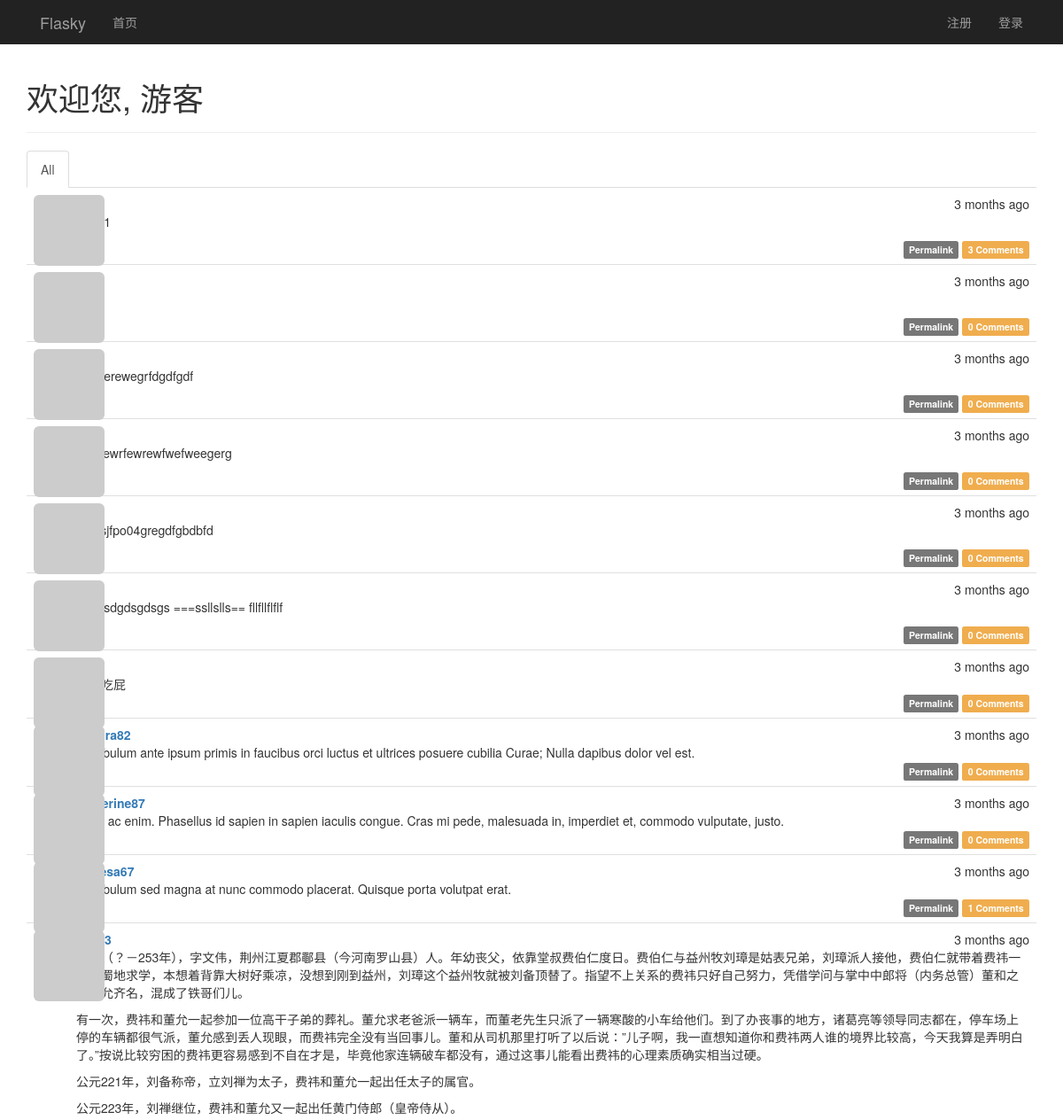
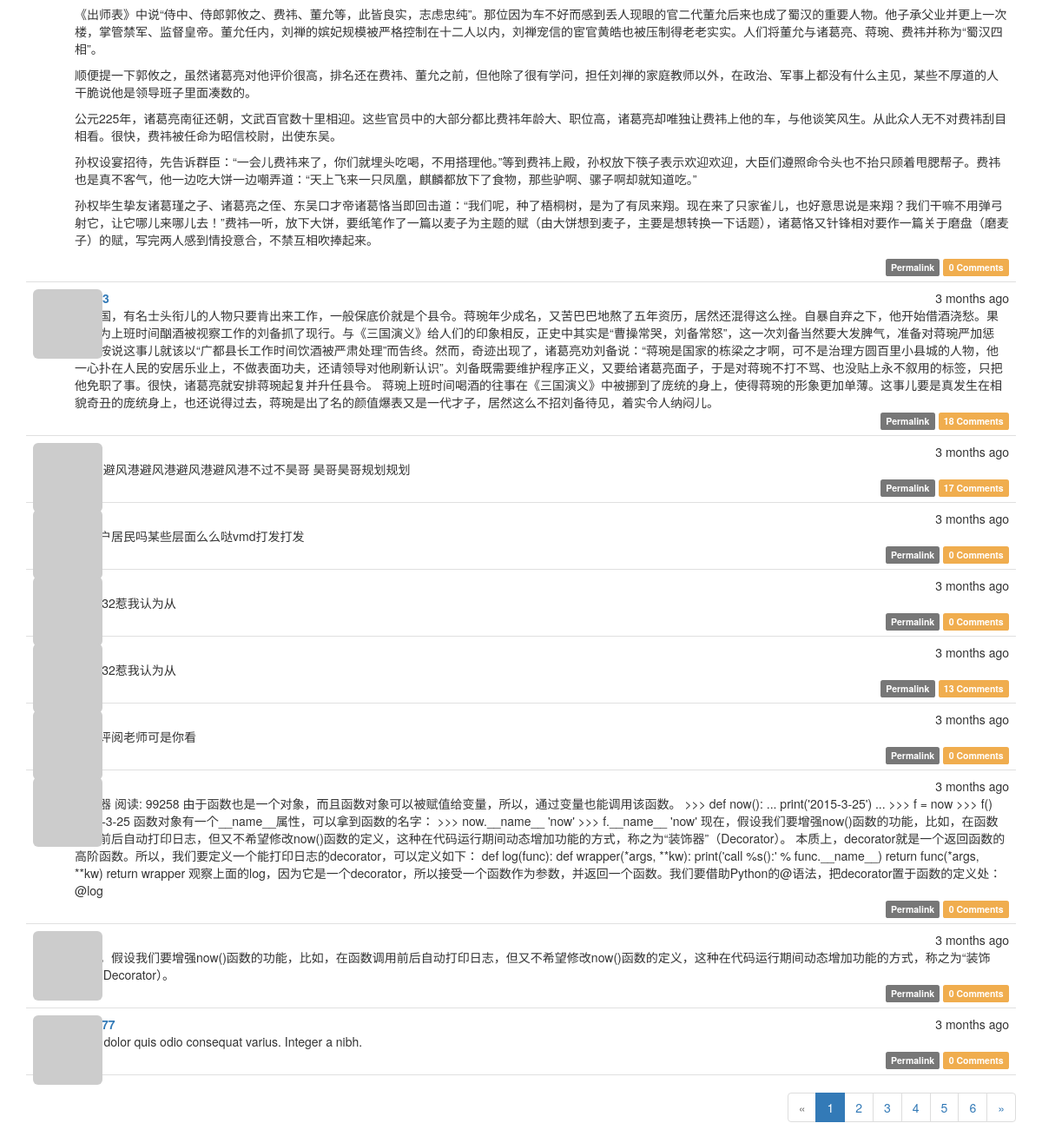
The app's page /, older data (2 pictures, top to bottom).
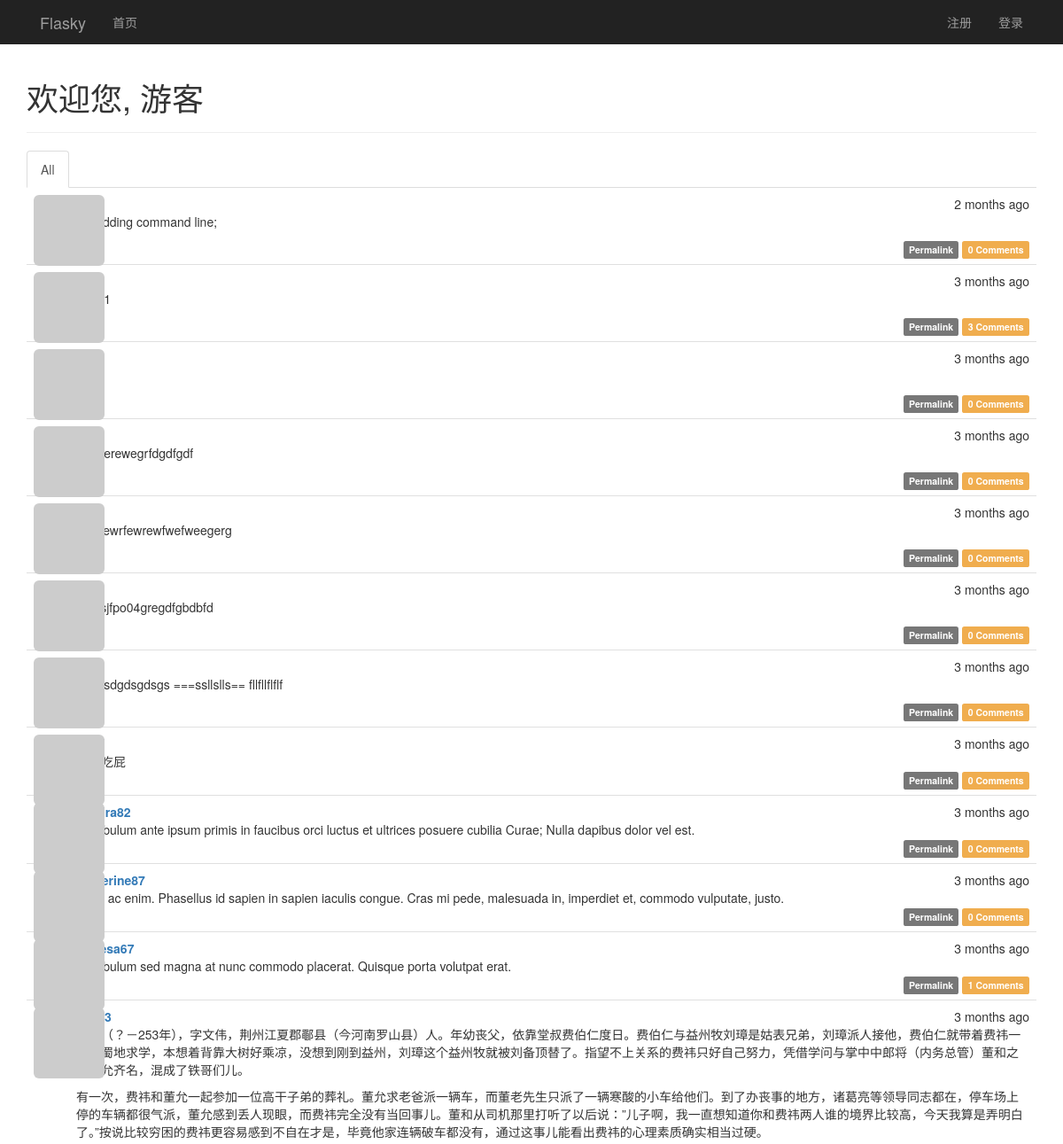
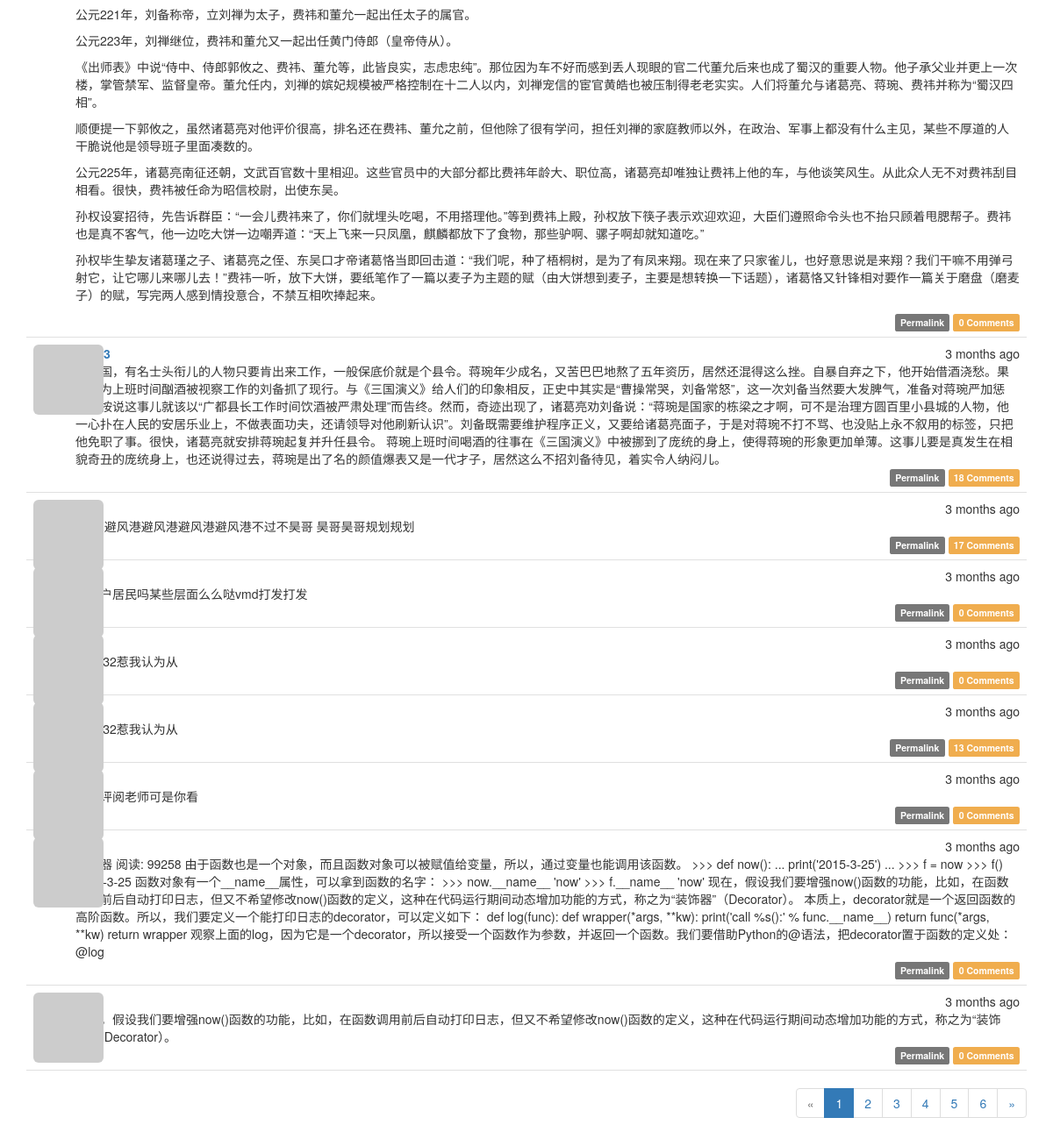
The same page, newer data (2 pictures, top to bottom).
### app/models.py (models this page shows, shortened)
class Post(db.Model):
    __tablename__ = 'posts'
    id = db.Column(db.Integer, primary_key=True)
    body = db.Column(db.Text)
    body_html = db.Column(db.Text)
    timestamp = db.Column(db.DateTime, index=True, default=datetime.utcnow)
    author_id = db.Column(db.Integer, db.ForeignKey('users.id'))
    comments = db.relationship('Comment', backref='post', lazy='dynamic')

class User(UserMixin, db.Model):
    __tablename__ = 'users'
    id = db.Column(db.Integer, primary_key=True)
    email = db.Column(db.String(64), unique=True, index=True)
    username = db.Column(db.String(64), unique=True, index=True)
    password_hash = db.Column(db.String(128))
    confirmed = db.Column(db.Boolean, default=False)
    role_id = db.Column(db.Integer, db.ForeignKey('roles.id'))
    name = db.Column(db.String(64))
    location = db.Column(db.String(64))
    about_me = db.Column(db.TEXT())
    member_since = db.Column(db.DateTime(), default=datetime.utcnow)
    last_seen = db.Column(db.DateTime(), default=datetime.utcnow)
    avatar_hash = db.Column(db.String(32))
    ''' 查询用户写的文章,SQL:
    SELECT
        posts.id AS posts_id,
        posts.body AS posts_body,
        posts.body_html AS posts_body_html,
        posts.timestamp AS posts_timestamp,
        posts.author_id AS posts_author_id
    FROM
        posts
    WHERE
        posts.author_id = 2
    '''
    posts = db.relationship('Post', backref='author', lazy='dynamic')
    """follower_id表示关注者， followed_id表示被关注者
        查询被关注者，select * from follows  LEFT JOIN users on follower_id = id where follower_id=2
    SELECT
        follows.follower_id AS follows_follower_id,
        follows.followed_id AS follows_followed_id,
        follows.timestamp AS follows_timestamp,
        users_1.id AS users_1_id,
        users_1.email AS users_1_email,
        users_1.username AS users_1_username,
        users_1.password_hash AS users_1_password_hash,
        users_1.confirmed AS users_1_confirmed,
        users_1.role_id AS users_1_role_id,
        users_1.name AS users_1_name,
        users_1.location AS users_1_location,
        users_1.about_me AS users_1_about_me,
        users_1.member_since AS users_1_member_since,
        users_1.last_seen AS users_1_last_seen,
        users_1.avatar_hash AS users_1_avatar_hash,
        users_2.id AS users_2_id,
        users_2.email AS users_2_email,
        users_2.username AS users_2_username,
        users_2.password_hash AS users_2_password_hash,
        users_2.confirmed AS users_2_confirmed,
        users_2.role_id AS users_2_role_id,
        users_2.name AS users_2_name,
        users_2.location AS users_2_location,
        users_2.about_me AS users_2_about_me,
        users_2.member_since AS users_2_member_since,
        users_2.last_seen AS users_2_last_seen,
        users_2.avatar_hash AS users_2_avatar_hash
    FROM
        follows
    LEFT OUTER JOIN users AS users_1 ON users_1.id = follows.follower_id
    LEFT OUTER JOIN users AS users_2 ON users_2.id = follows.followed_id
    WHERE
        follows.follower_id = 2;
    """
    followed = db.relationship('Follow', foreign_keys=[Follow.follower_id],
                               backref=db.backref('follower', lazy='joined'),
                               lazy='dynamic',
                               cascade='all, delete-orphan')
    """ 查询关注者， select * from follows  LEFT JOIN users on followed_id = id where followed_id=3
        users_1：关注者表
        users_2：被关注者表
    SELECT
        follows.follower_id AS follows_follower_id,
        follows.followed_id AS follows_followed_id,
        follows.timestamp AS follows_timestamp,
        users_1.id AS users_1_id,
        users_1.email AS users_1_email,
        users_1.username AS users_1_username,
        users_1.password_hash AS users_1_password_hash,
        users_1.confirmed AS users_1_confirmed,
        users_1.role_id AS users_1_role_id,
        users_1.name AS users_1_name,
        users_1.location AS users_1_location,
        users_1.about_me AS users_1_about_me,
        users_1.member_since AS users_1_member_since,
        users_1.last_seen AS users_1_last_seen,
        users_1.avatar_hash AS users_1_avatar_hash,
        users_2.id AS users_2_id,
        users_2.email AS users_2_email,
        users_2.username AS users_2_username,
        users_2.password_hash AS users_2_password_hash,
        users_2.confirmed AS users_2_confirmed,
        users_2.role_id AS users_2_role_id,
        users_2.name AS users_2_name,
        users_2.location AS users_2_location,
        users_2.about_me AS users_2_about_me,
        users_2.member_since AS users_2_member_since,
        users_2.last_seen AS users_2_last_seen,
        users_2.avatar_hash AS users_2_avatar_hash
    FROM
        follows
    LEFT OUTER JOIN users AS users_1 ON users_1.id = follows.follower_id
    LEFT OUTER JOIN users AS users_2 ON users_2.id = follows.followed_id
    WHERE
        follows.followed_id = 7;
    """
    followers = db.relationship('Follow', foreign_keys=[Follow.followed_id],
                                backref=db.backref('followed', lazy='joined'),
                                lazy='dynamic',
                                cascade='all, delete-orphan')
    comments = db.relationship('Comment', backref='author', lazy='dynamic')
    @property
    def password(self):
        raise AttributeError('password is not a readable attribute')
    def gravatar(self, size=100, default='identicon', rating='g'):
        if request.is_secure:
            url = 'https://secure.gravatar.com/avatar'
        else:
            url = 'http://s.gravatar.com/avatar'
        email_hash = self.avatar_hash or hashlib.md5(self.email.encode('utf-8')).hexdigest()
        return '{url}/{hash}?s={size}&d={default}&r={rating}'.format(
            url=url, hash=email_hash, size=size, default=default, rating=rating)

### app/main/views.py (the view)
@main.route('/', methods=['GET', 'POST'])
def index():
    form = PostForm()
    if current_user.can(Permission.WRITE_ARTICLES) and \
            form.validate_on_submit():
        post = Post(body=form.body.data,
                    author=current_user._get_current_object())
        db.session.add(post)
        return redirect(url_for('.index'))
    show_followed = False
    if current_user.is_authenticated:
        show_followed = bool(request.cookies.get('show_followed', ''))
    if show_followed:
        query = current_user.followed_posts
    else:
        query = Post.query
    page = request.args.get('page', 1, type=int)
    pagination = query.order_by(Post.timestamp.desc()).paginate(
        page, per_page=current_app.config['FLASK_POSTS_PER_PAGE'],
        error_out=False)
    posts = pagination.items
    return render_template('index.html', form=form, posts=posts, show_followed=show_followed, pagination=pagination)

### app/auth/views.py (called while the page is built)
@auth.before_app_request
def before_request():
    if current_user.is_authenticated:
        current_user.ping()
        if not current_user.confirmed \
                and request.endpoint[:5] != 'auth.' \
                and request.endpoint != 'static':
            return redirect(url_for('auth.unconfirmed'))

### app/main/__init__.py (called while the page is built)
@main.app_context_processor
def inject_permissions():
    return dict(Permission=Permission)

### app/models.py (called while the page is built)
    def can(self, permissions):
        return False

    def is_administrator(self):
        return False

### app/templates/index.html (shortened to what this page needs)
{% extends "base.html" %}
{% import "bootstrap/wtf.html" as wtf %}
{% import "_marcros.html" as macros %}
{% block page_content %}
<div class="page-header">
    <h1>欢迎您,
    {% if current_user.is_authenticated %}
        {{ current_user.username }}
    {% else %}
        游客
    {% endif %}
    </h1>
</div>
<div class="post-tabs">
    <ul class="nav nav-tabs">
        <li {% if not show_followed %} class="active" {% endif %}><a href="{{ url_for('.show_all') }}">All</a></li>
    </ul>
    {% include '_posts.html' %}
</div>
{% if pagination %}
<div class="pagination">
    {{ macros.pagination_widget(pagination, '.index') }}
</div>
{% endif %}
{% endblock %}

### app/templates/_posts.html (shortened to what this page needs)
<ul class="posts">
    {% for post in posts %}
    <li class="post">
        <div class="post-thumbnail">
            <a href="{{ url_for('.user', username=post.author.username) }}">
                <img class="img-rounded profile-thumbnail"
                     src="{{ post.author.gravatar(size=40) }}">
            </a>
        </div>
        <div class="post-content">
            <div class="post-date">{{ moment(post.timestamp).fromNow() }}</div>
            <div class="post-author">
                <a href="{{ url_for('.user', username=post.author.username) }}">
                    {{ post.author.username }}
                </a>
            </div>
            <div class="post-body">
                {% if post.body_html %}
                    {{ post.body_html | safe }}
                {% else %}
                    {{ post.body }}
                {% endif %}
            </div>
            <div class="post-footer">
                <a href="{{ url_for('.post', post_id=post.id) }}">
                    <span class="label label-default">Permalink</span>
                </a>
                <a href="{{ url_for('.post', post_id=post.id) }}#comments">
                    <span class="label label-warning">
                        {{ post.comments.count() }} Comments
                    </span>
                </a>
            </div>
        </div>
    </li>
    {% endfor %}
</ul>

Row changes from the older to the newer data that the page shows:
no longer on this page (row unchanged): Post: timestamp "3 months ago", body "Ut at dolor quis odio consequat varius. Integer a nibh.", comments.count "0"
added Post: timestamp "2 months ago", body_html "I'm adding command line;", comments.count "0"
